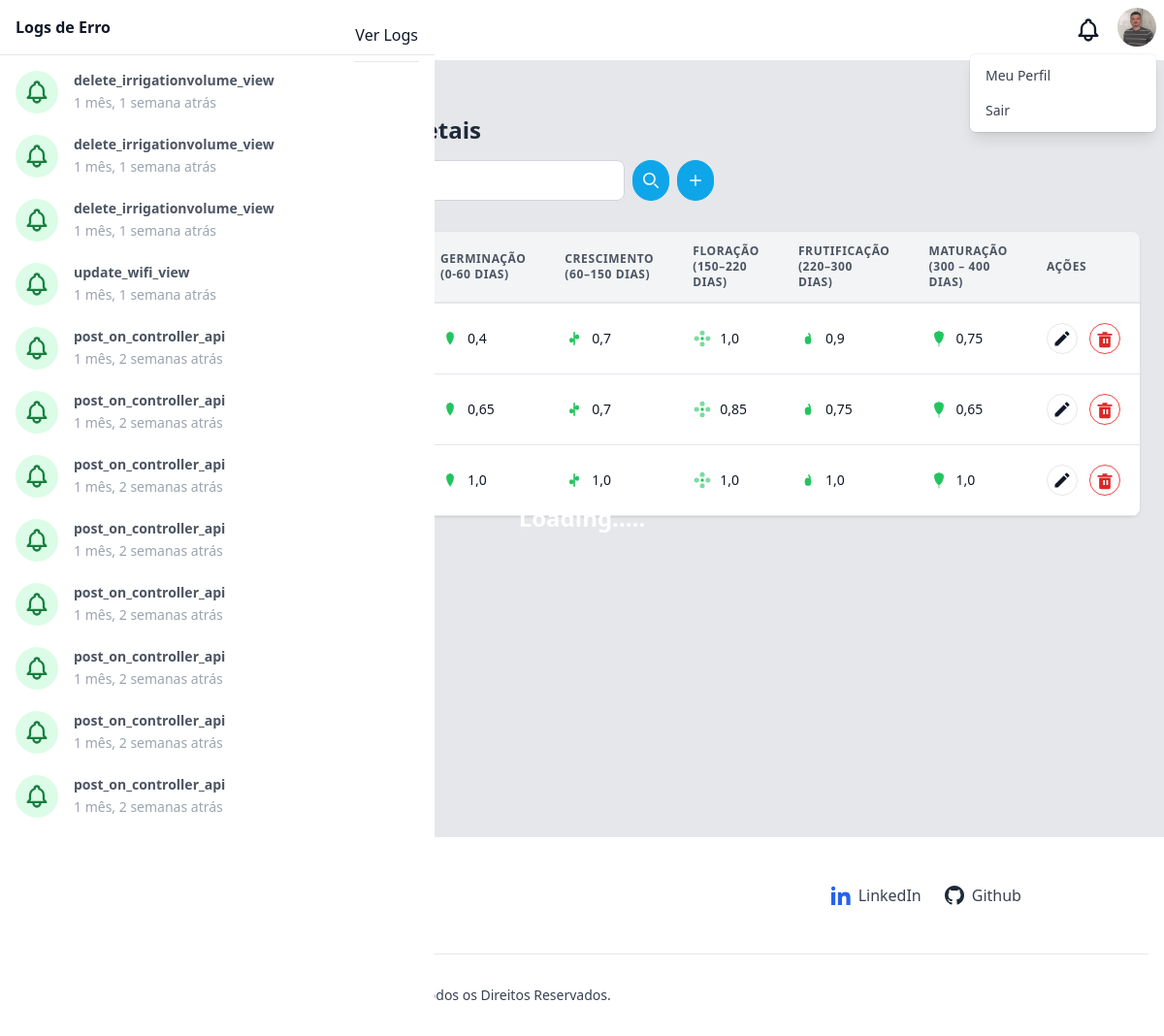
/culturesvegetables/ (signed in), run on an earlier commit of the app's database.
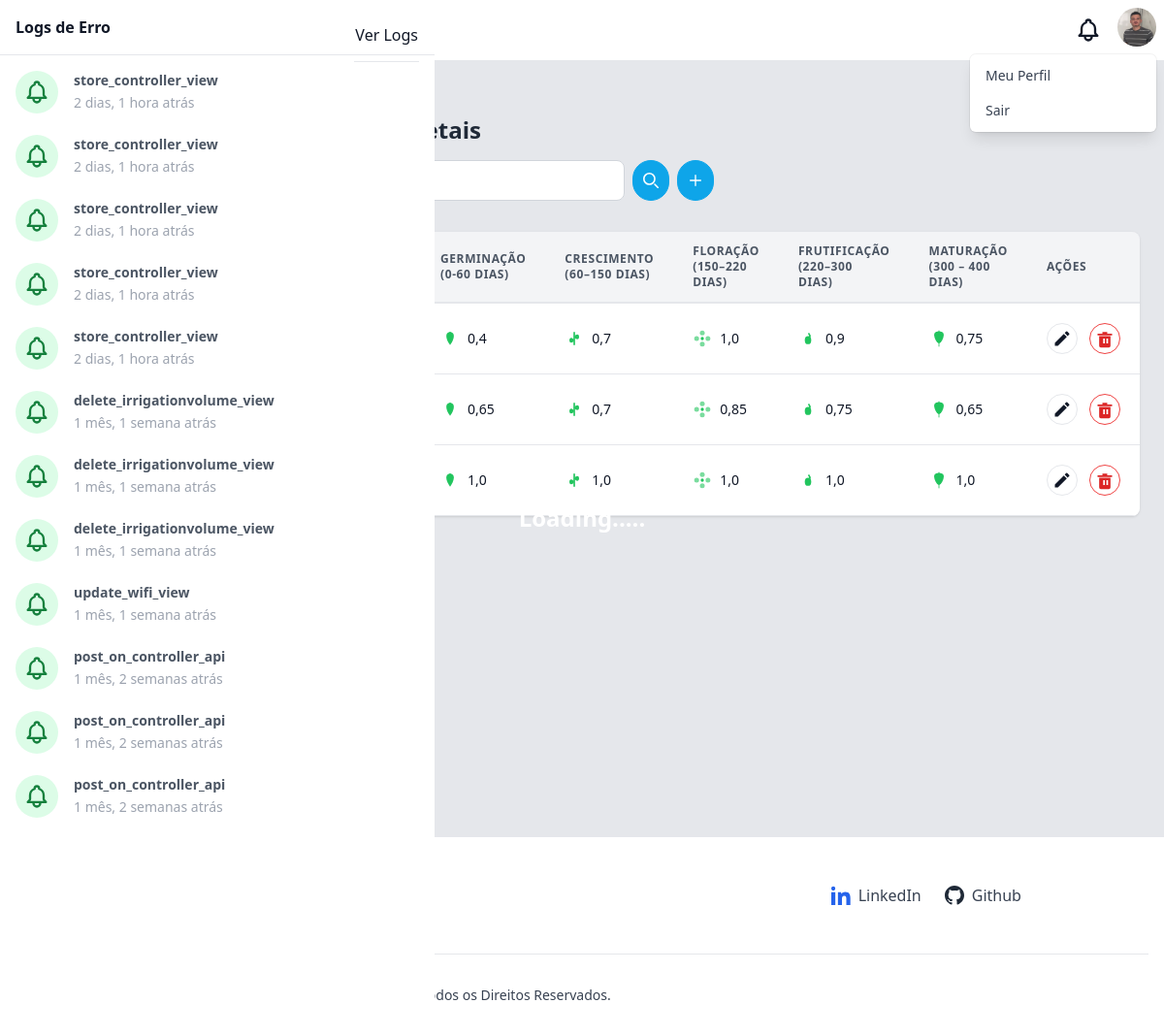
And on a later commit of the database.
### culturesvegetables/models.py (models this page shows, shortened)
class CultureVegetable(models.Model):
    name = models.CharField(max_length=255)
    emoji = models.CharField(
        max_length=2,
        validators=[emoji_validator],
        help_text="Escolha um emoji para representar a cultura.",
        blank=True,
        null=True
    )
    phase_initial_kc = models.FloatField(validators=[MinValueValidator(0.0)])
    phase_vegetative_kc = models.FloatField(validators=[MinValueValidator(0.0)])
    phase_flowering_kc = models.FloatField(validators=[MinValueValidator(0.0)])
    phase_fruiting_kc = models.FloatField(validators=[MinValueValidator(0.0)])
    phase_maturation_kc = models.FloatField(validators=[MinValueValidator(0.0)])

### logs/models.py (models this page shows, shortened)
class Log(models.Model):
    reference = models.CharField(max_length=255)
    viewed = models.BooleanField(default=0)
    exception = models.JSONField()
    created_at = models.DateTimeField()

### culturesvegetables/views.py (the view)
# urls.py: path('', views.list, name='culturevegetable_list'),
@login_required(login_url='/auth/login/')
def list(request):
    logs = Log.objects.order_by('-created_at')
    hasUnread = logs.filter(viewed=False).exists()
    logs = logs[:12]
    nameQuery = request.GET.get('name', '')
    pageNumber = request.GET.get('page')
    formCultureVegetable = CultureVegetableForm()
    formEditCultureVegetable = CultureVegetableEditForm()
    cultureVegetables = CultureVegetable.objects.all().order_by('name')
    if nameQuery:
        cultureVegetables = cultureVegetables.filter(name__icontains=nameQuery)
    paginator = Paginator(cultureVegetables, 12)
    pageObj = paginator.get_page(pageNumber)
    context = {
        'user': request.user,
        'logs': logs,
        'page_obj': pageObj,
        'name_query': nameQuery,
        'form_culture_vegetable': formCultureVegetable,
        'form_edit_culture_vegetable': formEditCultureVegetable,
        'has_unread': hasUnread
    }
    return render(request, 'culturevegetable/list.html', context)

### templates/culturevegetable/list.html (shortened to what the changed rows need)
{% extends "base.html" %}
{% load static %}
{% block content %}
<div class="antialiased font-sans min-h-[800px] bg-gray-200">
  <div class="container mx-auto py-2 px-4 sm:px-8">
    <div class="py-12">
      <div>
        <h2 class="text-2xl font-semibold leading-tight text-gray-800">
        </h2>
      </div>
      <div class="-mx-4 sm:-mx-8 px-4 sm:px-8 py-4 overflow-x-auto">
        {% if page_obj %}
        <div class="inline-block min-w-full shadow rounded-lg overflow-hidden">
          <table class="min-w-full leading-normal">
            <thead>
              <tr>
                <th
                  class="px-5 py-3 border-b-2 border-gray-200 bg-gray-100 text-left text-xs font-semibold text-gray-600 uppercase tracking-wider"
                >
                </th>
                <th
                  class="px-5 py-3 border-b-2 border-gray-200 bg-gray-100 text-left text-xs font-semibold text-gray-600 uppercase tracking-wider"
                >
                </th>
                <th
                  class="px-5 py-3 border-b-2 border-gray-200 bg-gray-100 text-left text-xs font-semibold text-gray-600 uppercase tracking-wider"
                >
                  Germinação (0-60 dias)
                </th>
                <th
                  class="px-5 py-3 border-b-2 border-gray-200 bg-gray-100 text-left text-xs font-semibold text-gray-600 uppercase tracking-wider"
                >
                  Crescimento (60–150 dias)
                </th>
                <th
                  class="px-5 py-3 border-b-2 border-gray-200 bg-gray-100 text-left text-xs font-semibold text-gray-600 uppercase tracking-wider"
                >
                  Floração (150–220 dias)
                </th>
                <th
                  class="px-5 py-3 border-b-2 border-gray-200 bg-gray-100 text-left text-xs font-semibold text-gray-600 uppercase tracking-wider"
                >
                  Frutificação (220–300 dias)
                </th>
                <th
                  class="px-5 py-3 border-b-2 border-gray-200 bg-gray-100 text-left text-xs font-semibold text-gray-600 uppercase tracking-wider"
                >
                  Maturação (300 – 400 dias)
                </th>
                <th
                  class="px-5 py-3 border-b-2 border-gray-200 bg-gray-100 text-left text-xs font-semibold text-gray-600 uppercase tracking-wider"
                >
                  Ações
                </th>
              </tr>
            </thead>
            <tbody>
              {% for culturevegetable in page_obj %}
                <tr class="bg-white hover:bg-gray-50 transition">
                  <td class="px-5 py-4 border-b border-gray-200 text-sm text-gray-900">
                  </td>
                  <td class="px-5 py-4 border-b border-gray-200 text-sm text-gray-900">
                  </td>
                  <td class="px-5 py-4 border-b border-gray-200 text-sm">
                    <div class="flex items-center gap-2">
                      <svg class="w-5 h-5 text-green-500" viewBox="0 0 24 24" fill="currentColor">
                        <path d="M12 20 C9 16, 6 10, 8 6 C10 3, 14 3, 16 6 C18 10, 15 16, 12 20 Z"/>
                        <circle cx="12" cy="5" r="1"/>
                      </svg>
                      {{ culturevegetable.phase_initial_kc }}
                    </div>
                  </td>
                  <td class="px-5 py-4 border-b border-gray-200 text-sm">
                    <div class="flex items-center gap-2">
                      <svg class="w-5 h-5 text-green-500" viewBox="0 0 24 24" fill="currentColor">
                        <line x1="12" y1="20" x2="12" y2="4" stroke="currentColor" stroke-width="2"/>
                        <path d="M12 10 C14 6, 18 6, 18 10 C18 14, 14 14, 12 10 Z"/>
                        <path d="M12 14 C10 18, 6 18, 6 14 C6 10, 10 10, 12 14 Z"/>
                      </svg>
                      {{ culturevegetable.phase_vegetative_kc }}
                    </div>
                  </td>
                  <td class="px-5 py-4 border-b border-gray-200 text-sm">
                    <div class="flex items-center gap-2">
                      <svg class="w-5 h-5 text-green-500" viewBox="0 0 24 24" fill="currentColor">
                        <circle cx="12" cy="12" r="2"/>
                        <circle cx="12" cy="5" r="3" fill-opacity="0.6"/>
                        <circle cx="12" cy="19" r="3" fill-opacity="0.6"/>
                        <circle cx="5" cy="12" r="3" fill-opacity="0.6"/>
                        <circle cx="19" cy="12" r="3" fill-opacity="0.6"/>
                      </svg>
                      {{ culturevegetable.phase_flowering_kc }}
                    </div>
                  </td>
                  <td class="px-5 py-4 border-b border-gray-200 text-sm">
                    <div class="flex items-center gap-2">
                      <svg class="w-5 h-5 text-green-500" viewBox="0 0 24 24" fill="currentColor">
                        <ellipse cx="12" cy="14" rx="4" ry="5"/>
                        <path d="M12 14 L14 10 Q15 8, 13 6" stroke="currentColor" stroke-width="2" fill="none"/>
                        <circle cx="13" cy="6" r="1"/>
                      </svg>
                      {{ culturevegetable.phase_fruiting_kc }}
                    </div>
                  </td>
                  <td class="px-5 py-4 border-b border-gray-200 text-sm">
                    <div class="flex items-center gap-2">
                      <svg class="w-5 h-5 text-green-500" viewBox="0 0 24 24" fill="currentColor">
                        <path d="M8 4 Q12 2 16 4 Q20 6 16 14 Q12 22 8 14 Q4 6 8 4 Z"/>
                        <line x1="12" y1="2" x2="12" y2="22" stroke="currentColor" stroke-width="1"/>
                      </svg>
                      {{ culturevegetable.phase_maturation_kc }}
                    </div>
                  </td>
                  <td class="px-5 py-4 border-b border-gray-200 text-sm">
                    <div class="flex items-center gap-3">
                      <button title="Editar" class="w-8 h-8 dark:text-sky-700 border dark:border-sky-800 hover:dark:bg-sky-800 hover:text-white rounded-full flex justify-center items-center transition" onclick="openEditCultureModal({{ culturevegetable.id }})">
                        <svg xmlns="http://www.w3.org/2000/svg" class="w-5 h-5" fill="currentColor" viewBox="0 0 24 24">
                          <path d="M3 17.25V21h3.75L17.81 9.94l-3.75-3.75L3 17.25zM20.71 7.04a1.003 1.003 0 0 0 0-1.42l-2.34-2.34a1.003 1.003 0 0 0-1.42 0l-1.83 1.83 3.75 3.75 1.84-1.82z"/>
                        </svg>
                      </button>
                      <button title="Deletar" class="w-8 h-8 text-red-600 border border-red-500 hover:bg-red-600 hover:text-white rounded-full flex justify-center items-center transition" onclick="openDeleteCultureModal({{ culturevegetable.id }})">
                        <svg xmlns="http://www.w3.org/2000/svg" class="w-5 h-5" fill="currentColor" viewBox="0 0 24 24">
                          <path d="M3 6h18v2H3V6zm2 3h14v12a2 2 0 0 1-2 2H7a2 2 0 0 1-2-2V9zm5 3v6h2v-6H10zm4 0v6h2v-6h-2zM9 4h6v2H9V4z"/>
                        </svg>
                      </button>
                    </div>
                  </td>
                </tr>
              {% endfor %}
            </tbody>
          </table>
        </div>
        {% endif %}
      </div>
    </div>
  </div>
</div>
{% endblock %}

### templates/base.html (shortened to what the changed rows need)
{% load static %}
<!DOCTYPE html>
<html lang="pt-br">
  <head>
    <link href="{% static 'css/style.css' %}" rel="stylesheet" />
    <link href="{% static 'css/base.css' %}" rel="stylesheet" />
    <link rel="stylesheet" href="https://unpkg.com/leaflet@1.9.4/dist/leaflet.css" />
  </head>
  <body>
    <div x-data="setup()" x-init="$refs.loading.classList.add('hidden'); setColors(color);" :class="{ 'dark': isDark}">
      <div class="flex h-screen antialiased text-gray-900 bg-gray-100 dark:bg-dark dark:text-light">
        <div class="flex-1 h-full overflow-x-hidden overflow-y-auto">
        {% block content %}
        {% endblock %}
        </div>
        <section
          x-transition:enter="transition duration-300 ease-in-out transform sm:duration-500"
          x-transition:enter-start="-translate-x-full"
          x-transition:enter-end="translate-x-0"
          x-transition:leave="transition duration-300 ease-in-out transform sm:duration-500"
          x-transition:leave-start="translate-x-0"
          x-transition:leave-end="-translate-x-full"
          x-ref="notificationsPanel"
          x-show="isNotificationsPanelOpen"
          @keydown.escape="isNotificationsPanelOpen = false"
          tabindex="-1"
          aria-labelledby="notificationPanelLabel"
          class="fixed inset-y-0 z-20 w-full max-w-xs bg-white dark:bg-darker dark:text-light sm:max-w-md focus:outline-none"
        >
          <div class="flex flex-col h-screen" x-data="{ activeTabe: 'action' }">
            <div class="flex-shrink-0">
              <div class="flex items-center justify-between px-4 pt-4 border-b dark:border-primary-darker">
                <h2 id="notificationPanelLabel" class="pb-4 font-semibold">Logs de Erro</h2>
              </div>
            </div>
            <div class="flex-1 pt-4 overflow-y-hidden hover:overflow-y-auto">
              {% if logs %}
                <div class="space-y-4" x-show.transition.in="activeTabe == 'action'">
                  {% for log in logs %}
                    <a href="/logs/{{log.id}}/get/"
                      class="block hover:bg-gray-100 dark:hover:bg-gray-200 rounded transition-colors duration-150">
                      <div class="flex px-4 space-x-4">
                        <div class="relative flex-shrink-0">
                          <span class="inline-block p-2 overflow-visible rounded-full
                            {% if log.viewed %}
                              bg-green-100 text-green-700
                            {% else %}
                              bg-yellow-100 text-yellow-700
                            {% endif %}">
                          </span>
                          <div class="absolute h-24 p-px -mt-3 -ml-px bg-primary-50 left-1/2 dark:bg-primary-darker"></div>
                        </div>
                        <div class="flex-1 overflow-hidden">
                          <h5 class="text-sm font-semibold text-gray-600 dark:text-light">
                            {{ log.reference }}
                          </h5>
                          <span class="text-sm font-normal text-gray-400 dark:text-primary-light">
                            {{ log.created_at|timesince }} atrás
                          </span>
                        </div>
                      </div>
                    </a>
                  {% endfor %}
                </div>
              {% endif %}
            </div>
          </div>
      </div>
    </div>
  </body>
</html>

What changed in the data, as far as the page shows it:
no longer on this page (row unchanged): Log: reference "post_on_controller_api", created_at "1 mês, 2 semanas"
no longer on this page (row unchanged): Log: reference "post_on_controller_api", created_at "1 mês, 2 semanas"
no longer on this page (row unchanged): Log: reference "post_on_controller_api", created_at "1 mês, 2 semanas"
no longer on this page (row unchanged): Log: reference "post_on_controller_api", created_at "1 mês, 2 semanas"
no longer on this page (row unchanged): Log: reference "post_on_controller_api", created_at "1 mês, 2 semanas"
added Log: reference "store_controller_view", created_at "2 dias, 1 hora"
added Log: reference "store_controller_view", created_at "2 dias, 1 hora"
added Log: reference "store_controller_view", created_at "2 dias, 1 hora"
added Log: reference "store_controller_view", created_at "2 dias, 1 hora"
added Log: reference "store_controller_view", created_at "2 dias, 1 hora"
